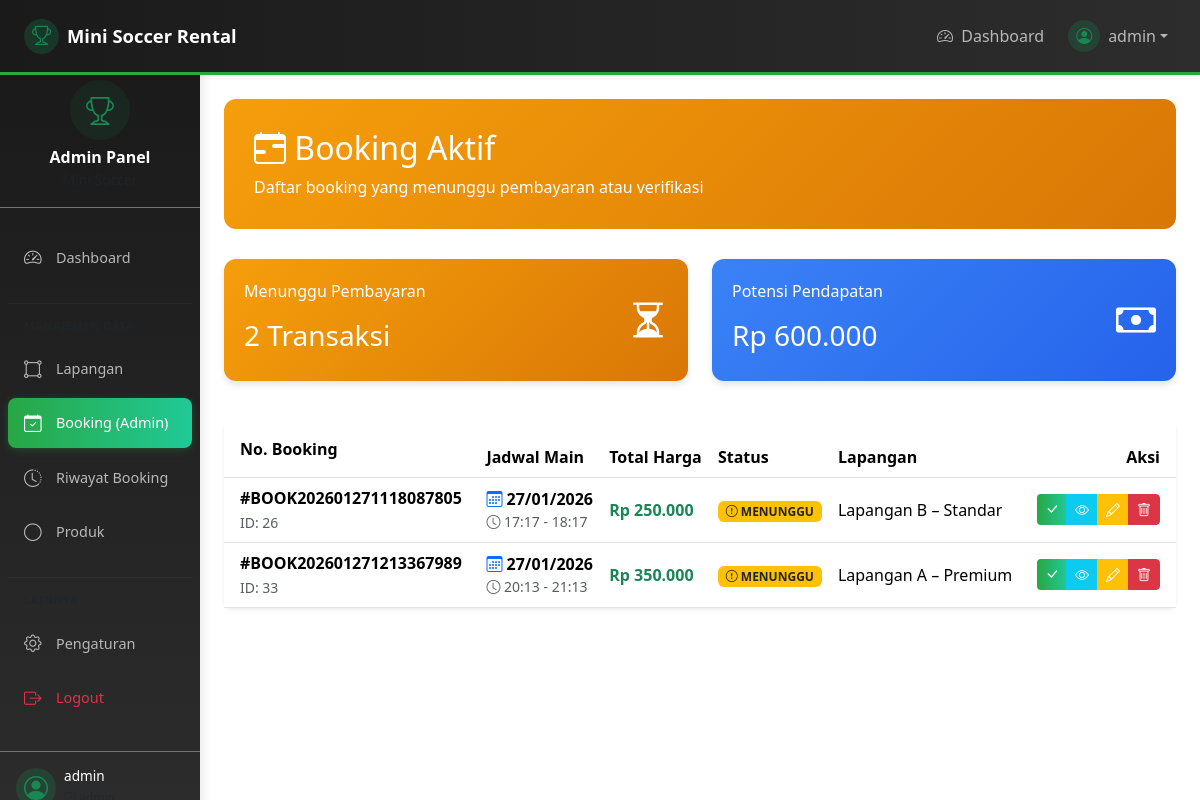
/booking/index.php (signed in), run on the app's committed database.
### tables this page shows
CREATE TABLE `booking` (
  `id` int(11) NOT NULL,
  `nomor_booking` varchar(50) NOT NULL,
  `user_id` int(11) DEFAULT NULL,
  `nama_pemesan` varchar(100) DEFAULT NULL,
  `no_hp` varchar(20) DEFAULT NULL,
  `tanggal_booking` date NOT NULL,
  `tanggal_main` date NOT NULL,
  `jam_mulai` time NOT NULL,
  `jam_selesai` time NOT NULL,
  `total_harga` decimal(10,2) DEFAULT 0.00,
  `status_pembayaran` enum('MENUNGGU','LUNAS') DEFAULT 'MENUNGGU',
  `catatan` text DEFAULT NULL,
  `created_at` timestamp NOT NULL DEFAULT current_timestamp()
);

### booking/index.php (the view, shortened to what this page needs)
<?php
require_once '../config/database.php';
$query = "
    SELECT b.id, b.nomor_booking, b.user_id, b.tanggal_booking, b.tanggal_main, b.jam_mulai, b.jam_selesai, b.total_harga, b.status_pembayaran, b.catatan, b.created_at,
           GROUP_CONCAT(l.nama_lapangan SEPARATOR ', ') as lapangan_terpesan
    FROM booking b
    LEFT JOIN booking_detail bd ON b.id = bd.booking_id
    LEFT JOIN lapangan l ON bd.lapangan_id = l.id
    WHERE b.status_pembayaran != 'LUNAS'
    GROUP BY b.id
    ORDER BY b.tanggal_main ASC, b.jam_mulai ASC
";
$result = mysqli_query($connection, $query);
$stats_query = "
    SELECT
        COUNT(*) as total_pending,
        SUM(total_harga) as potensi_pendapatan
    FROM booking
    WHERE status_pembayaran != 'LUNAS'
";
$stats_result = mysqli_query($connection, $stats_query);
$stats = mysqli_fetch_assoc($stats_result);
?>
<?php include '../views/' . THEME_NAME . '/header.php'; ?>
<?php include '../views/' . THEME_NAME . '/topnav.php'; ?>
<div class="container-fluid">
    <div class="row">
        <?php include '../views/' . THEME_NAME . '/sidebar.php'; ?>
        <main class="col-md-9 ms-sm-auto col-lg-10 px-md-4 py-4">
            <div class="page-header">
                <div class="d-flex justify-content-between align-items-center">
                    <div>
                        <h2 class="m-0"><i class="bi bi-calendar-range"></i> Booking Aktif</h2>
                        <p class="m-0 mt-2 op-8">Daftar booking yang menunggu pembayaran atau verifikasi</p>
                    </div>
                </div>
            </div>
            <div class="row mb-4">
                <div class="col-md-6 mb-3">
                    <div class="stats-card card-orange">
                        <div class="d-flex justify-content-between align-items-center">
                            <div>
                                <p>Menunggu Pembayaran</p>
                                <h3><?= $stats['total_pending'] ?? 0 ?> Transaksi</h3>
                            </div>
                            <div class="fs-1"><i class="bi bi-hourglass-split"></i></div>
                        </div>
                    </div>
                </div>
                <div class="col-md-6 mb-3">
                    <div class="stats-card card-blue">
                        <div class="d-flex justify-content-between align-items-center">
                            <div>
                                <p>Potensi Pendapatan</p>
                                <h3>Rp <?= number_format($stats['potensi_pendapatan'] ?? 0, 0, ',', '.') ?></h3>
                            </div>
                            <div class="fs-1"><i class="bi bi-cash"></i></div>
                        </div>
                    </div>
                </div>
            </div>
            <div class="card shadow-sm border-0 rounded-3">
                <div class="card-body p-0">
                    <div class="table-responsive">
                        <table class="table table-hover mb-0 align-middle">
                            <thead class="bg-dark text-white">
                                <tr>
                                    <th class="py-3 px-3">No. Booking</th>
                                    <th>Jadwal Main</th>
                                    <th>Total Harga</th>
                                    <th>Status</th>
                                    <th>Lapangan</th>
                                    <th class="text-end px-3">Aksi</th>
                                </tr>
                            </thead>
                            <tbody>
                                <?php if (mysqli_num_rows($result) > 0) : ?>
                                    <?php while ($row = mysqli_fetch_assoc($result)) : ?>
                                        <tr>
                                            <td class="px-3">
                                                <strong>#<?= htmlspecialchars($row['nomor_booking']) ?></strong><br>
                                                <small class="text-muted">ID: <?= $row['id'] ?></small>
                                            </td>
                                            <td>
                                                <div class="d-flex flex-column">
                                                    <span class="fw-bold"><i class="bi bi-calendar3 text-primary"></i> <?= date('d/m/Y', strtotime($row['tanggal_main'])) ?></span>
                                                    <small class="text-muted"><i class="bi bi-clock"></i> <?= substr($row['jam_mulai'], 0, 5) ?> - <?= substr($row['jam_selesai'], 0, 5) ?></small>
                                                </div>
                                            </td>
                                            <td><span class="text-success fw-bold">Rp <?= number_format($row['total_harga'], 0, ',', '.') ?></span></td>
                                            <td><span class="badge bg-warning text-dark"><i class="bi bi-exclamation-circle"></i> MENUNGGU</span></td>
                                            <td><?= htmlspecialchars($row['lapangan_terpesan']) ?: '-' ?></td>
                                            <td class="text-end px-3">
                                                <div class="btn-group btn-group-sm">
                                                    <a href="set_lunas.php?id=<?= $row['id'] ?>" class="btn btn-success" onclick="return confirm('Verifikasi pembayaran dan set LUNAS?')" title="Set Lunas">
                                                        <i class="bi bi-check-lg"></i>
                                                    </a>
                                                    <a href="detail.php?id=<?= $row['id'] ?>" class="btn btn-info text-white" title="Detail">
                                                        <i class="bi bi-eye"></i>
                                                    </a>
                                                    <a href="edit.php?id=<?= $row['id'] ?>" class="btn btn-warning text-white" title="Edit">
                                                        <i class="bi bi-pencil"></i>
                                                    </a>
                                                    <a href="delete.php?id=<?= $row['id'] ?>" class="btn btn-danger" onclick="return confirm('Hapus booking ini?')" title="Hapus">
                                                        <i class="bi bi-trash"></i>
                                                    </a>
                                                </div>
                                            </td>
                                        </tr>
                                    <?php endwhile; ?>
                                <?php endif; ?>
                            </tbody>
                        </table>
                    </div>
                </div>
            </div>
        </main>
    </div>
</div>
<?php include '../views/' . THEME_NAME . '/footer.php'; ?>

### views/default/topnav.php (style rules this page uses)
.btn-success { background: linear-gradient(90deg, #28a745 0%, #20c997 100%); border: none; font-weight: 600; transition: all 0.3s ease; }

### booking/index.php (style rules this page uses)
:root { --primary-green: #10b981; --accent-orange: #f59e0b; --dark-bg: #1f2937; }
.stats-card { border-radius: 12px; padding: 20px; color: white; box-shadow: 0 4px 6px rgba(0,0,0,0.1); border: none; }
.card-orange { background: linear-gradient(135deg, #f59e0b 0%, #d97706 100%); }
.card-blue { background: linear-gradient(135deg, #3b82f6 0%, #2563eb 100%); }
.page-header { background: linear-gradient(135deg, var(--accent-orange) 0%, #d97706 100%); color: white; padding: 30px; border-radius: 12px; margin-bottom: 30px; }

### data on the page
booking: nomor_booking "BOOK202601271118087805", id "26", tanggal_main "27/01/2026", jam_mulai "17:17", jam_selesai "18:17", total_harga "250.000", lapangan_terpesan "Lapangan B – Standar"
booking: nomor_booking "BOOK202601271213367989", id "33", tanggal_main "27/01/2026", jam_mulai "20:13", jam_selesai "21:13", total_harga "350.000", lapangan_terpesan "Lapangan A – Premium"

### other printed values
$_SESSION['username'] "admin"
$config['label'] "Lapangan"
$config['label'] "Booking (Admin)"
$config['label'] "Produk"
$stats['total_pending'] "2"
$stats['potensi_pendapatan'] "600.000"
